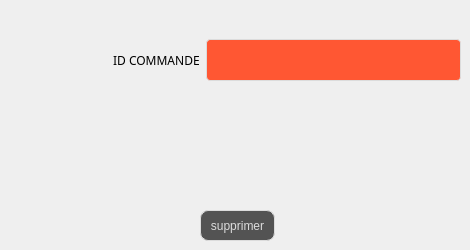
      <widget class="QWidget" name="tab_33">
       <attribute name="title">
        <string>Supprimer Commande</string>
       </attribute>
       <widget class="QPushButton" name="P_supprimer_7">
        <property name="geometry">
         <rect>
          <x>200</x>
          <y>210</y>
          <width>75</width>
          <height>31</height>
         </rect>
        </property>
        <property name="styleSheet">
         <string notr="true">QPushButton {
color: #dcdcdc;
background:#535353;
border: none;

border: 1px solid #DCDCDC;
border-radius: 8px;
}
QPushButton:hover {
color:#fff;
background:#FF5733;
border: none;
}</string>
        </property>
        <property name="text">
         <string>supprimer</string>
        </property>
       </widget>
       <widget class="QWidget" name="layoutWidget_34">
        <property name="geometry">
         <rect>
          <x>110</x>
          <y>30</y>
          <width>351</width>
          <height>60</height>
         </rect>
        </property>
        <layout class="QHBoxLayout" name="horizontalLayout_53">
         <item>
          <widget class="QLabel" name="label_99">
           <property name="font">
            <font>
             <family>Segoe Print</family>
            </font>
           </property>
           <property name="text">
            <string> ID COMMANDE</string>
           </property>
          </widget>
         </item>
         <item>
          <widget class="QLineEdit" name="supp_7">
           <property name="styleSheet">
            <string notr="true">QLineEdit {
  width: 100%;
  padding: 12px 20px;
  margin: 8px 0;
  display: inline-block;
  border: 1px solid #dcdcdc;
  border-radius: 4px;
  box-sizing: border-box;
  background: #FF5733;
  color: #FFFFFF;
}</string>
           </property>
          </widget>
         </item>
        </layout>
       </widget>
      </widget>
